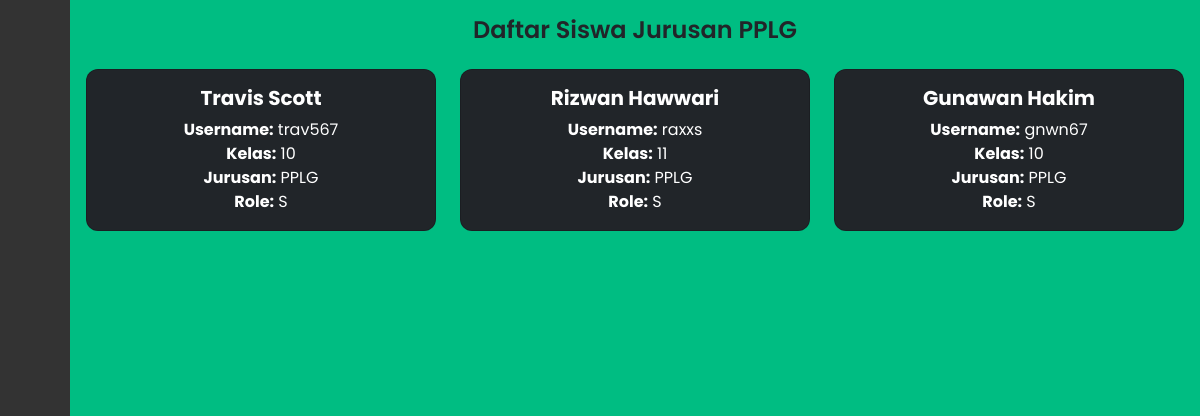
The page /siswa_jurusan.php?jurusan=PPLG (signed in) on the database its author committed.
### tables this page shows
CREATE TABLE `siswa` (
  `ID` int(11) NOT NULL,
  `Nama` varchar(100) NOT NULL,
  `Username` varchar(50) NOT NULL,
  `NIS` varchar(20) NOT NULL,
  `Password` varchar(255) NOT NULL,
  `Role` enum('A','S') NOT NULL,
  `status` enum('aktif','tidak aktif') DEFAULT 'aktif',
  `kelas` varchar(50) NOT NULL,
  `jurusan` varchar(50) NOT NULL,
  `last_login` datetime DEFAULT NULL
);

### functions.php (called while the page is built, shortened)
<?php
$host_db    = "localhost";
$user_db    = "root";
$pass_db    = "";
$nama_db    = "login";
$conn    = mysqli_connect($host_db, $user_db, $pass_db, $nama_db);
function query($query) {
  global $conn;
  $result = mysqli_query($conn, $query);
  $rows = [];
  while ( $row = mysqli_fetch_assoc($result) ) {
    $rows[] = $row;
  }
  return $rows;
}
?>

### siswa_jurusan.php (the view, shortened to what this page needs)
<?php
require 'functions.php';
$jurusan = $_GET['jurusan'] ?? '';
$sql = "SELECT nama, username, kelas, jurusan, role FROM siswa WHERE jurusan = '$jurusan' AND username IS NOT NULL";
$siswa = query($sql);
?>
<!DOCTYPE html>
<html lang="en">
<head>
  <link href="https://cdn.lineicons.com/4.0/lineicons.css" rel="stylesheet" />
  <link href="https://cdn.jsdelivr.net/npm/bootstrap@5.3.0-alpha3/dist/css/bootstrap.min.css" rel="stylesheet"
 />
  <link rel="stylesheet" href="css-file/siswa.css" />
</head>
<body>
  <div class="wrapper">
    <aside id="sidebar">
      <div class="d-flex">
        <button class="toggle-btn" type="button">
        </button>
      </div>
      <ul class="sidebar-nav">
        <li class="sidebar-item">
          <a href="profile.php" class="sidebar-link">
          </a>
        </li>
        <li class="sidebar-item">
          <a href="statistic.php" class="sidebar-link" id="daftar-siswa">
          </a>
        </li>
        <li class="sidebar-item">
          <a href="daftarsiswa.php" class="sidebar-link" id="daftar-siswa">
          </a>
        </li>
        <li class="sidebar-item">
          <a href="register.php" class="sidebar-link" id="daftar-siswa">
          </a>
        </li>
        <li class="sidebar-item">
          <a href="#" class="sidebar-link collapsed has-dropdown" data-bs-toggle="collapse" data-bs-target="#multi"
            aria-expanded="false" aria-controls="multi">
          </a>
        </li>
        <li class="sidebar-item">
          <a href="#" class="sidebar-link">
          </a>
        </li>
        <li class="sidebar-item">
          <a href="logout.php" class="sidebar-link">
          </a>
        </li>
      </ul>
    </aside>
    <div class="main p-3">
      <div class="text-center">
        <h1>Daftar Siswa Jurusan <?php echo htmlspecialchars($jurusan); ?></h1>
      </div>
      <div class="row mt-4">
        <?php foreach ($siswa as $row): ?>
        <div class="col-md-6 col-lg-4 mb-4">
          <div class="card card-jurusan text-white bg-dark text-center">
            <div class="card-body">
              <h5 class="card-title"><?php echo htmlspecialchars($row['nama']); ?></h5>
              <p class="card-text">
                <strong>Username:</strong> <?php echo htmlspecialchars($row['username']); ?><br>
                <strong>Kelas:</strong> <?php echo htmlspecialchars($row['kelas']); ?><br>
                <strong>Jurusan:</strong> <?php echo htmlspecialchars($row['jurusan']); ?><br>
                <strong>Role:</strong> <?php echo htmlspecialchars($row['role']); ?><br>
              </p>
            </div>
          </div>
        </div>
        <?php endforeach; ?>
      </div>
    </div>
  </div>
</body>
</html>

### css-file/siswa.css (style rules this page uses)
a { text-decoration: none; }
li { list-style: none; }
h1 { font-weight: 600; font-size: 1.5rem; }
body { font-family: "Poppins", sans-serif; }
.wrapper { display: flex; }
.main { min-height: 100vh; width: 100%; overflow: hidden; transition: all 0.35s ease-in-out; background-color: #00bd82; }
#sidebar { width: 70px; min-width: 70px; z-index: 1000; transition: all 0.25s ease-in-out; background-color: #333; display: flex; flex-direction: column; }
.toggle-btn { background-color: transparent; cursor: pointer; border: 0; padding: 1rem 1.5rem; }
.sidebar-nav { padding: 2rem 0; flex: 1 1 auto; }
a.sidebar-link { padding: 0.625rem 1.625rem; color: #fff; display: block; font-size: 0.9rem; white-space: nowrap; border-left: 3px solid transparent; }
.sidebar-item { position: relative; }

### siswa_jurusan.php (style rules this page uses)
.card-jurusan { transition: transform 0.3s ease, box-shadow 0.3s ease; border-radius: 12px; overflow: hidden; }
.card-jurusan h5 { color: #fff; font-weight: bold; }

### rows shown on the page
siswa: Nama "Travis Scott", Username "trav567", kelas "10", jurusan "PPLG", Role "S"
siswa: Nama "Rizwan Hawwari", Username "raxxs", kelas "11", jurusan "PPLG", Role "S"
siswa: Nama "Gunawan Hakim", Username "gnwn67", kelas "10", jurusan "PPLG", Role "S"

### other values the page prints
$jurusan "PPLG"
